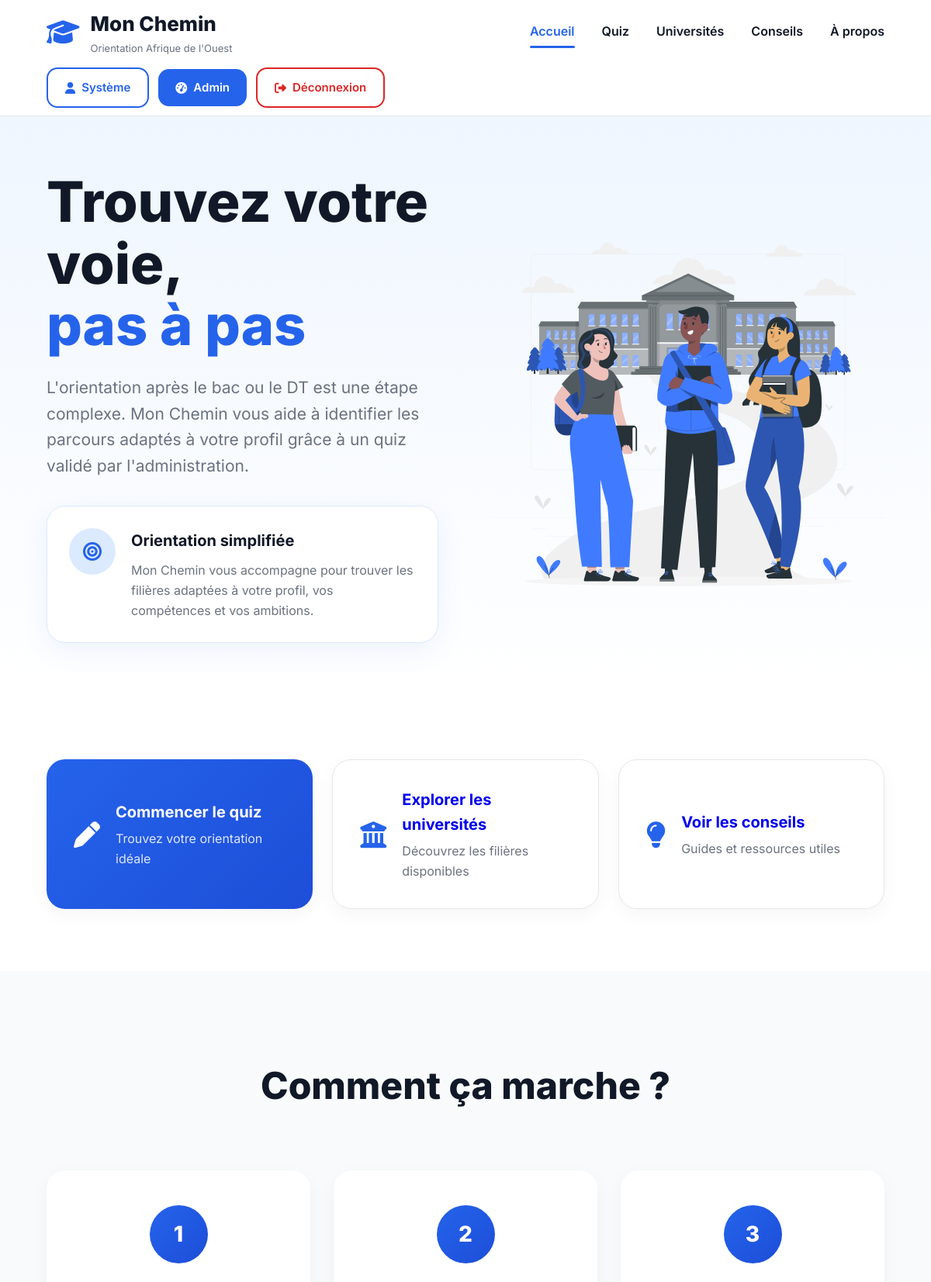
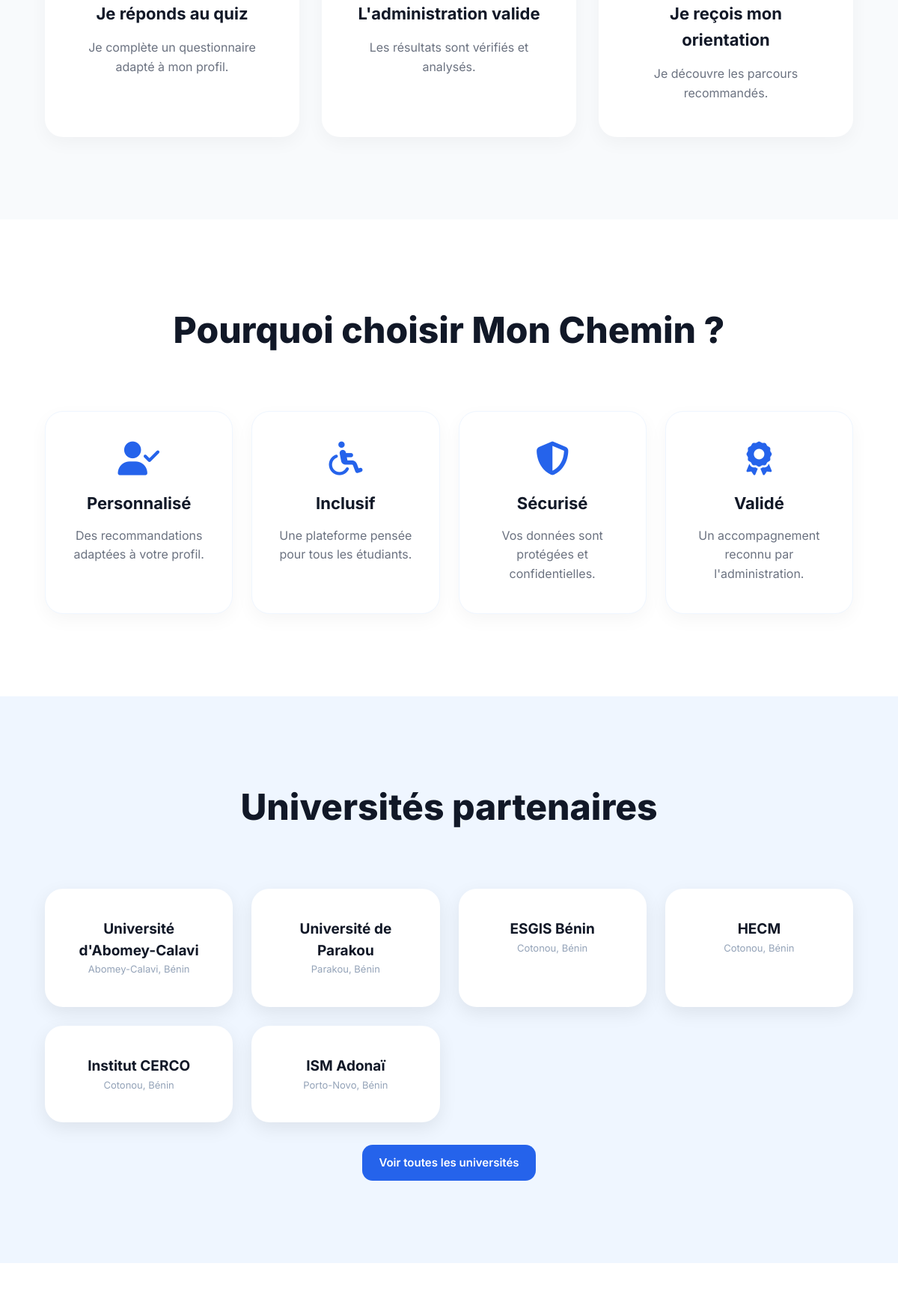
Page / (signed in, upper part) on the committed database (2 pictures, top to bottom).
### tables this page shows
CREATE TABLE universites (
    id INT AUTO_INCREMENT PRIMARY KEY,
    nom VARCHAR(255) NOT NULL,
    pays VARCHAR(100),
    ville VARCHAR(100),
    type_universite ENUM('publique','privee') DEFAULT 'publique',
    site_web VARCHAR(255),
    description TEXT,
    logo VARCHAR(255),
    actif TINYINT(1) DEFAULT 1
);

### index.php (the view, shortened to what this page needs)
<?php
require_once 'php/db.php';
$is_connected = isset($_SESSION['user_id']);
$user_role = '';
$user_prenom = '';
if ($is_connected) {
    $user_role = $_SESSION['user_role'] ?? 'eleve';
    $user_prenom = $_SESSION['user_prenom'] ?? '';
}
$stmt = $pdo->query("SELECT * FROM universites LIMIT 6");
$universites = $stmt->fetchAll();
?>
<!DOCTYPE html>
<html lang="fr">
<head>
    <link rel="stylesheet" href="css/style.css">
    <link rel="stylesheet" href="https://cdnjs.cloudflare.com/ajax/libs/font-awesome/6.4.0/css/all.min.css">
</head>
<body>
<header class="header">
    <div class="container header-content">
        <div class="logo">
            <a href="index.php" style="display: flex; align-items: center; gap: 14px; text-decoration: none; color: inherit;">
                <i class="fa-solid fa-graduation-cap"></i>
                <div>
                    <h2>Mon Chemin</h2>
                    <p>Orientation Afrique de l'Ouest</p>
                </div>
            </a>
        </div>
        <nav class="navbar">
            <a href="index.php" class="active">Accueil</a>
            <a href="pages/quiz.php">Quiz</a>
            <a href="pages/universites.php">Universités</a>
            <a href="pages/conseils.php">Conseils</a>
            <a href="pages/apropos.php">À propos</a>
        </nav>
        <div class="header-buttons">
            <?php if ($is_connected): ?>
                <div class="user-menu">
                    <a href="pages/profil.php" class="btn white-btn" style="text-decoration: none;">
                        <i class="fa-solid fa-user"></i> <span><?= htmlspecialchars($user_prenom) ?></span>
                    </a>
                    <?php if ($user_role === 'admin'): ?>
                        <a href="admin/dashboard.php" class="btn blue-btn">
                            <i class="fa-solid fa-gauge-high"></i> <span>Admin</span>
                        </a>
                    <?php endif; ?>
                    <a href="php/deconnexion.php" class="btn logout-btn">
                        <i class="fa-solid fa-sign-out-alt"></i> <span>Déconnexion</span>
                    </a>
                </div>
            <?php else: ?>
                <a href="pages/connexion.php" class="btn white-btn">Se connecter</a>
                <a href="pages/inscription.php" class="btn blue-btn">S'inscrire</a>
            <?php endif; ?>
        </div>
    </div>
</header>
<section class="hero">
    <div class="container hero-content">
        <div class="hero-left">
            <h1>
                Trouvez votre voie,<br>
                <span>pas à pas</span>
            </h1>
            <p class="hero-text">
                L'orientation après le bac ou le DT est une étape complexe. Mon Chemin vous aide à identifier les parcours adaptés à votre profil grâce à un quiz validé par l'administration.
            </p>
            <div class="hero-card">
                <div class="hero-card-icon">
                    <i class="fa-solid fa-bullseye"></i>
                </div>
                <div>
                    <h3>Orientation simplifiée</h3>
                    <p>
                        Mon Chemin vous accompagne pour trouver
                        les filières adaptées à votre profil,
                        vos compétences et vos ambitions.
                    </p>
                </div>
            </div>
        </div>
        <div class="hero-right">
            <img src="assets/illustrations/hero1.svg" alt="Illustration">
        </div>
    </div>
</section>
<section class="action-section">
    <div class="container action-grid">
        <a href="pages/quiz.php" class="action-card blue-card" style="text-decoration: none;">
            <i class="fa-solid fa-pen"></i>
            <div>
                <h3>Commencer le quiz</h3>
                <p>Trouvez votre orientation idéale</p>
            </div>
        </a>
        <a href="pages/universites.php" class="action-card" style="text-decoration: none;">
            <i class="fa-solid fa-building-columns"></i>
            <div>
                <h3>Explorer les universités</h3>
                <p>Découvrez les filières disponibles</p>
            </div>
        </a>
        <a href="pages/conseils.php" class="action-card" style="text-decoration: none;">
            <i class="fa-solid fa-lightbulb"></i>
            <div>
                <h3>Voir les conseils</h3>
                <p>Guides et ressources utiles</p>
            </div>
        </a>
    </div>
</section>
<section class="steps-section">
    <div class="container">
        <h2 class="section-title">Comment ça marche ?</h2>
        <div class="steps-grid">
            <div class="step-card">
                <div class="step-number">1</div>
                <h3>Je réponds au quiz</h3>
                <p>Je complète un questionnaire adapté à mon profil.</p>
            </div>
            <div class="step-card">
                <div class="step-number">2</div>
                <h3>L'administration valide</h3>
                <p>Les résultats sont vérifiés et analysés.</p>
            </div>
            <div class="step-card">
                <div class="step-number">3</div>
                <h3>Je reçois mon orientation</h3>
                <p>Je découvre les parcours recommandés.</p>
            </div>
        </div>
    </div>
</section>
<section class="features-section">
    <div class="container">
        <h2 class="section-title">Pourquoi choisir Mon Chemin ?</h2>
        <div class="features-grid">
            <div class="feature-card">
                <i class="fa-solid fa-user-check"></i>
                <h3>Personnalisé</h3>
                <p>Des recommandations adaptées à votre profil.</p>
            </div>
            <div class="feature-card">
                <i class="fa-solid fa-wheelchair"></i>
                <h3>Inclusif</h3>
                <p>Une plateforme pensée pour tous les étudiants.</p>
            </div>
            <div class="feature-card">
                <i class="fa-solid fa-shield-halved"></i>
                <h3>Sécurisé</h3>
                <p>Vos données sont protégées et confidentielles.</p>
            </div>
            <div class="feature-card">
                <i class="fa-solid fa-award"></i>
                <h3>Validé</h3>
                <p>Un accompagnement reconnu par l'administration.</p>
            </div>
        </div>
    </div>
</section>
<section class="universities-section">
    <div class="container">
        <h2 class="section-title">Universités partenaires</h2>
        <div class="universities-grid">
            <?php foreach ($universites as $univ): ?>
                <a href="pages/universites.php" class="university-card" style="text-decoration: none; color: inherit;">
                    <h3><?= htmlspecialchars($univ['nom']) ?></h3>
                    <p style="font-size:13px;color:#94a3b8;">
                        <?= htmlspecialchars($univ['ville'] ?? '') ?><?= (!empty($univ['ville']) && !empty($univ['pays'])) ? ', ' : '' ?><?= htmlspecialchars($univ['pays'] ?? '') ?>
                    </p>
                </a>
            <?php endforeach; ?>
        </div>
        <div style="text-align:center;margin-top:30px;">
            <a href="pages/universites.php" class="btn blue-btn" style="text-decoration:none;">
                Voir toutes les universités
            </a>
        </div>
    </div>
</section>
<section class="tips-section">
</section>
</body>
</html>

### rows in the picture
universites: nom "Université d'Abomey-Calavi", ville "Abomey-Calavi", pays "Bénin"
universites: nom "Université de Parakou", ville "Parakou", pays "Bénin"
universites: nom "ESGIS Bénin", ville "Cotonou", pays "Bénin"
universites: nom "HECM", ville "Cotonou", pays "Bénin"
universites: nom "Institut CERCO", ville "Cotonou", pays "Bénin"
universites: nom "ISM Adonaï", ville "Porto-Novo", pays "Bénin"

### other values in the picture
$user_prenom "Système"
